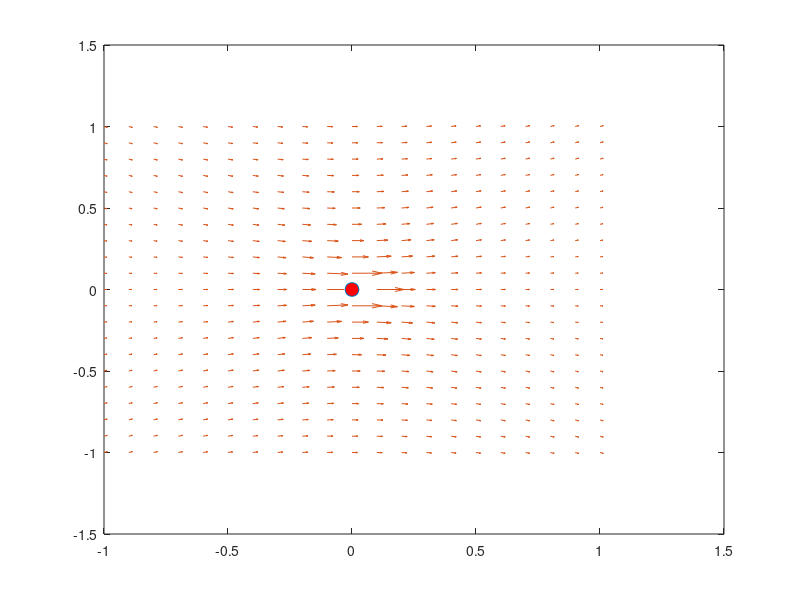

The MATLAB source for this figure: (Note: this script raises an error after producing the figure.)
% Program showing streamlines past a Stokeslet
%
% Anup Kanale, Nov 25, 2016
%-------------------------------------------------
clc; clear all;
close all;

eta = 1;
eps = 0.01;

rx = linspace(-1,1,21);
ry = linspace(-1,1,21);
F = [1; 0];
for ii=1:length(rx)
    for jj=1:length(ry)
        r = [rx(ii); ry(jj)];
        if norm(r)==0
            r=[eps; eps]; % this is done to avoid the singularity at (0,0)
            continue;
        end
        rDotF = r(1)*F(1) + r(2)*F(2);
        u(ii,jj) = 1/(8*pi*eta*norm(r)) *(F(1) + rDotF*r(1)/norm(r));
        v(ii,jj) = 1/(8*pi*eta*norm(r)) *(F(2) + rDotF*r(2)/norm(r));
    end
end

%Plot streamlines
scale=1000;
set(figure, 'Position', [400, 100, 500, 400]);
plot(rx(11), ry(11), 'o', 'MarkerSize', 10, 'MarkerFaceColor', 'red');
hold on;
q = quiver(rx,ry,u*scale,v*scale);
q.Color = 'blue';
q.LineWidth = 2;

title('Streamlines for slow past a Stokeslet');
axis equal

domain = -1:0.1:1;
[rx,ry] = meshgrid(domain,domain);
starty = -1:0.4:1;
startx=-1*ones(size(starty));
h = streamline(rx,ry,u,v,startx,starty);
set(h, 'LineWidth', 2, 'Color', 'red');
